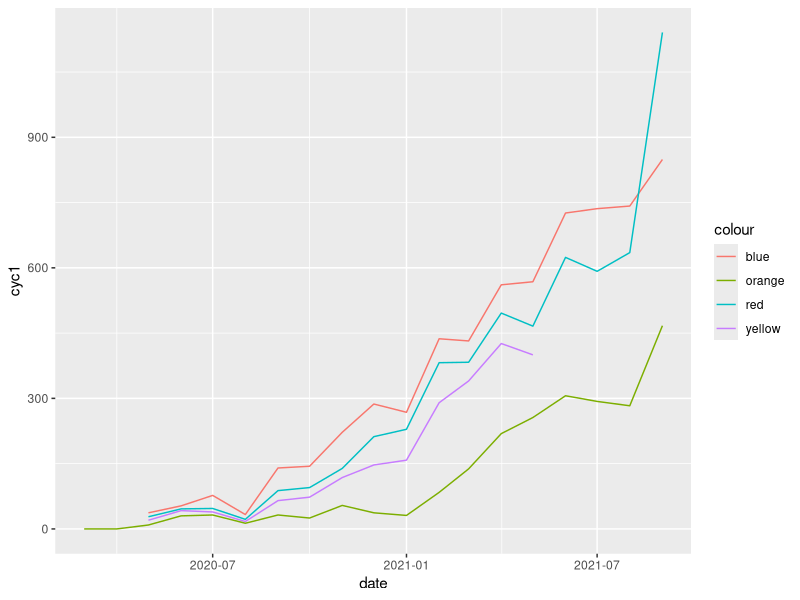
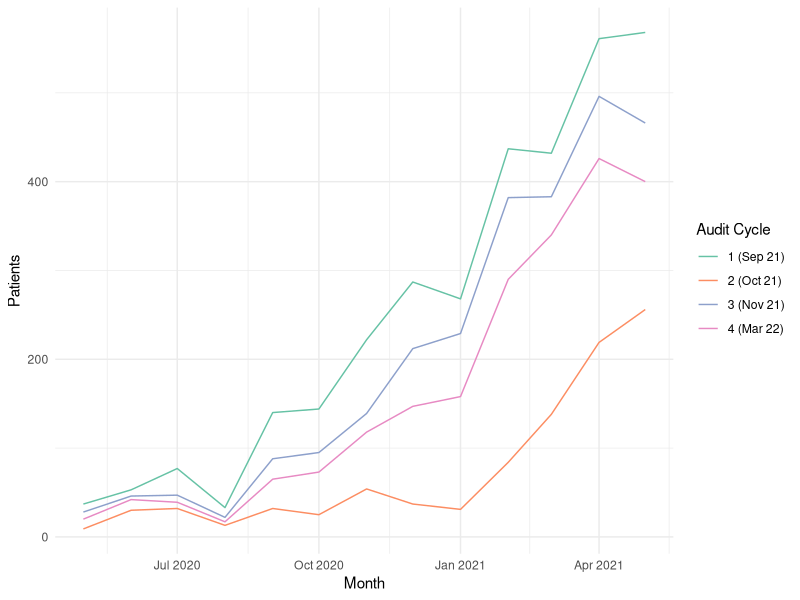
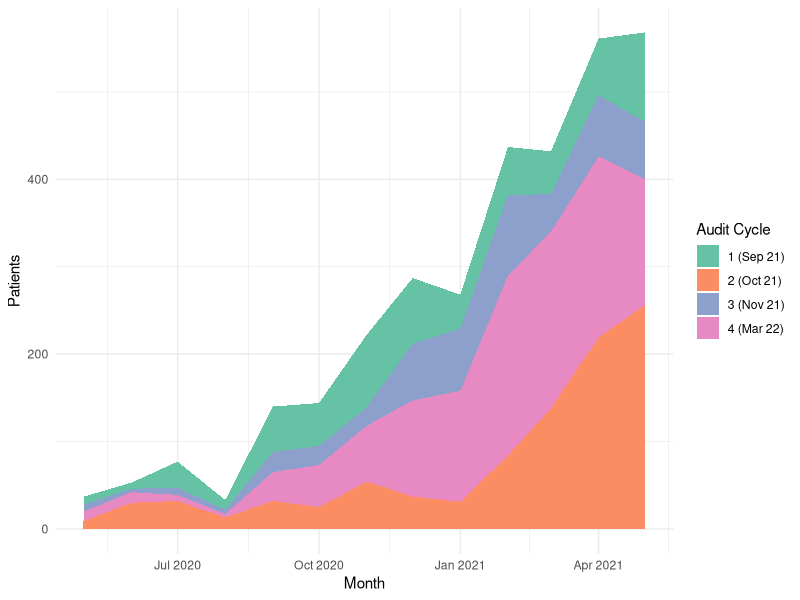
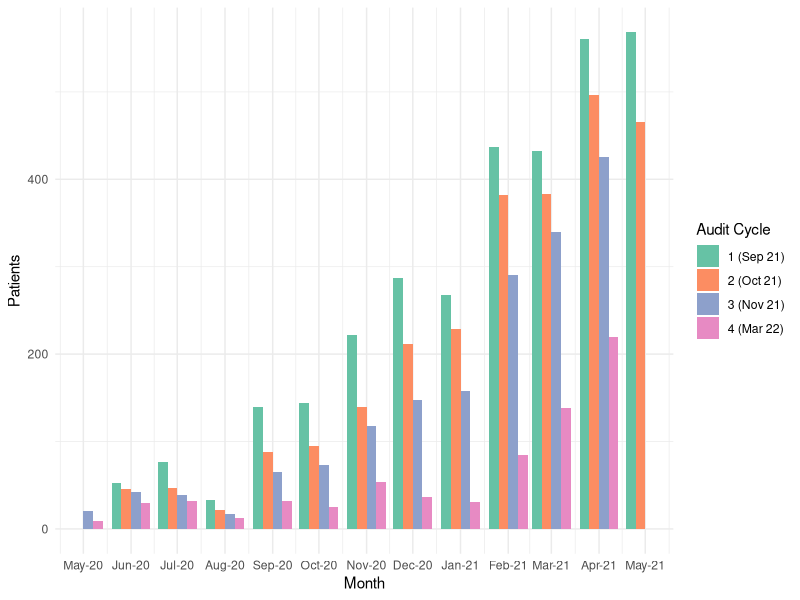
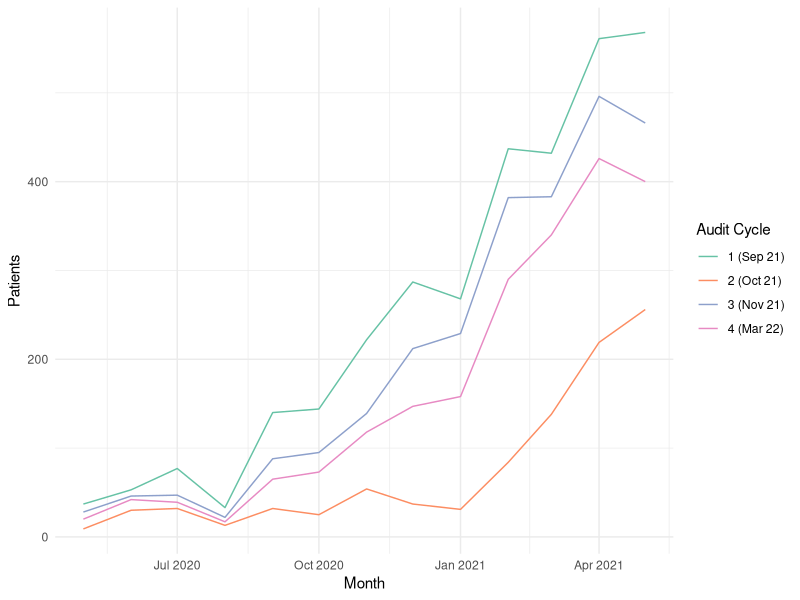
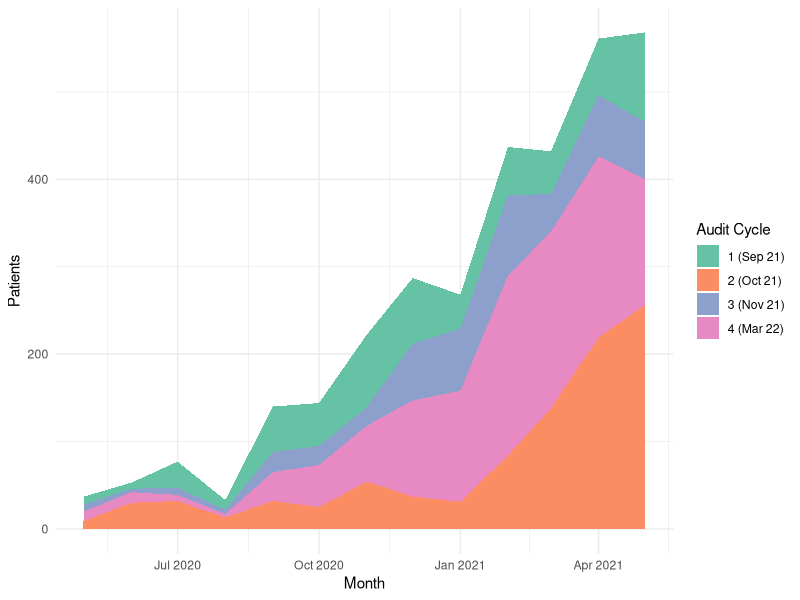
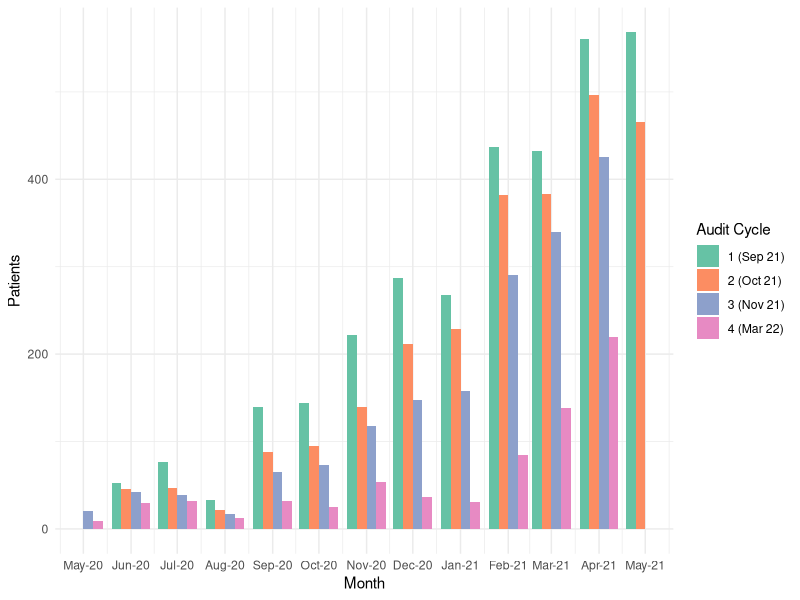

The R source for these figures, in order:
#WORKSPACE=========
library(tidyverse)
library(lubridate)
library(rstatix)

#DATA IMPORT========
dat <- read.csv("data/data_raw.csv") %>% filter(!is.na(month))
dat <- dat %>% mutate(date = make_date(year,month))
write_rds(dat,"data/dat.rds")

audit <- dat %>% 
  pivot_wider(
    names_from = "cycle", 
    names_prefix = "cyc", 
    values_from = patients )


audit <- audit %>% mutate(delta = cyc2 - cyc1)

audit20 <- audit %>% select(!(delta)) %>%  filter(between(date,as_date("2020-05-01"), as_date("2021-05-01")))
write_rds(audit20, "data/audit20.rds")

#GRAPHS===================

auditline <- ggplot(audit, aes(x = date)) + 
  geom_line(aes(y = cyc1, colour = "blue")) + 
  geom_line(aes(y = cyc2, colour = "red")) + 
  geom_line(aes(y = cyc3, colour = "yellow")) +
  geom_line(aes(y = cyc4, colour = "orange"))
auditline

#May 20 to May 21 GRAPHS ===========  
  
##line graph====
audit20line <- ggplot(audit20, aes(x = date)) + 
  geom_line(aes(y = cyc1, colour = "blue")) + 
  geom_line(aes(y = cyc2, colour = "red")) +
  geom_line(aes(y = cyc3, colour = "yellow")) +
  geom_line(aes(y = cyc4, colour = "orange")) +
  labs(x = "Month", y = "Patients", colour = "Audit Cycle") + scale_color_brewer(labels = c("1 (Sep 21)", "2 (Oct 21)", "3 (Nov 21)", "4 (Mar 22)"), type = "qual", palette = "Set2") +
  theme_minimal()
audit20line
ggsave("figures/audit20line.jpeg", audit20line)

#ridge plot====
audit20ridge <- ggplot(audit20, aes(x = date)) + 
  geom_area(aes(y = cyc1, fill = "blue")) + 
  geom_area(aes(y = cyc2, fill = "red")) +
  geom_area(aes(y = cyc3, fill = "yellow")) +
  geom_area(aes(y = cyc4, fill = "orange")) +
  labs(x = "Month", y = "Patients", fill = "Audit Cycle") + 
  scale_fill_brewer(labels = c("1 (Sep 21)", "2 (Oct 21)", "3 (Nov 21)", "4 (Mar 22)"), type = "qual", palette = "Set2") +
  theme_minimal()
audit20ridge
ggsave("figures/audit20ridge.jpeg", audit20ridge)

##bar chart====
dat20 <- audit20 %>% pivot_longer(cols = 'cyc1':'cyc4',
  names_to = "cycle", 
  names_prefix = "cyc", 
  values_to = "patients" )
dat20col<- ggplot(dat20, aes(x = date, y = patients)) + 
  geom_col(aes(fill = cycle), position = "dodge") +
  labs(x = "Month", y = "Patients", fill = "Audit Cycle") +
  scale_fill_brewer(labels = c("1 (Sep 21)", "2 (Oct 21)", "3 (Nov 21)", "4 (Mar 22)"), type = "qual", palette = "Set2") +
  scale_x_date(limits = as.Date(c('2020-05-01', '2021-05-01')), date_breaks = "months" , date_labels = "%b-%y") +
  theme_minimal()
dat20col
ggsave("figures/dat20col.jpeg",dat20col)


#Stats==========
#note the statistics calculated below are only valid for comparing between two sets of data e.g. cyc1 vs cyc2
# - please see the stats.R script for the stats using audit20
#the paired Wilcoxon rank test is most appropriate in this context with two groups as this is the "before and after" comparison of the totals in each group
# significant p value indicates that there has been a shift in the median of the data
#unable to do this tests on 3 sets of data

wilcox.test(audit20$cyc1, audit20$cyc2, paired = TRUE)

#p is 0.001656 in a two tailed
#p is 0.0008281 in a one tailed where alternative is that median in cyc1 is greater than cyc2

#alternatively a chi squared test for trend (also called: Cochran Armitage test) can be done for the cycles in months:
#first construct a table

chiaudit <- rbind(c(audit20$cyc1), c(audit20$cyc2), c(audit20$cyc3))

dimnames(chiaudit) <- list(
  cycle = c("Cyc1", "Cyc2", "Cyc3"),
  month = c(audit20$mon))

chiaudit

prop_trend_test(chiaudit)

#this significant p value shows that although we expect patient number to increase each month, the proportion in the second cycle is significantly different

